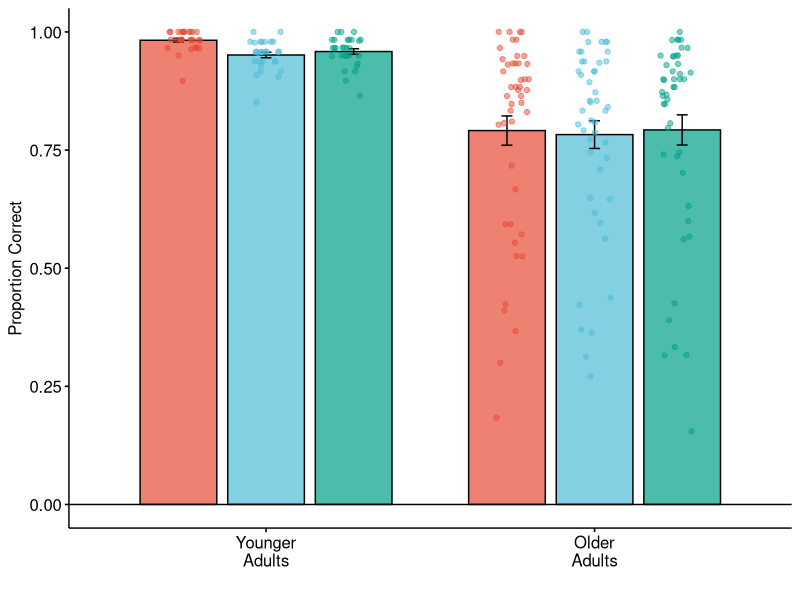
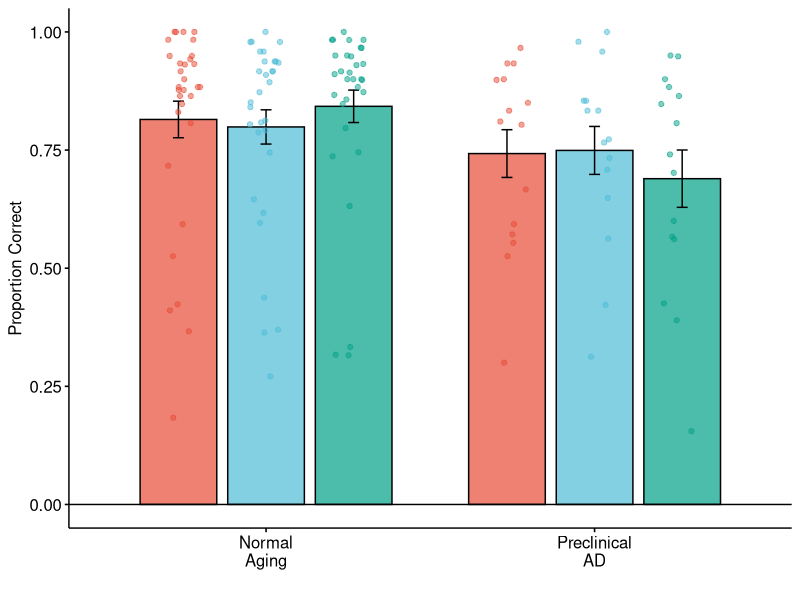
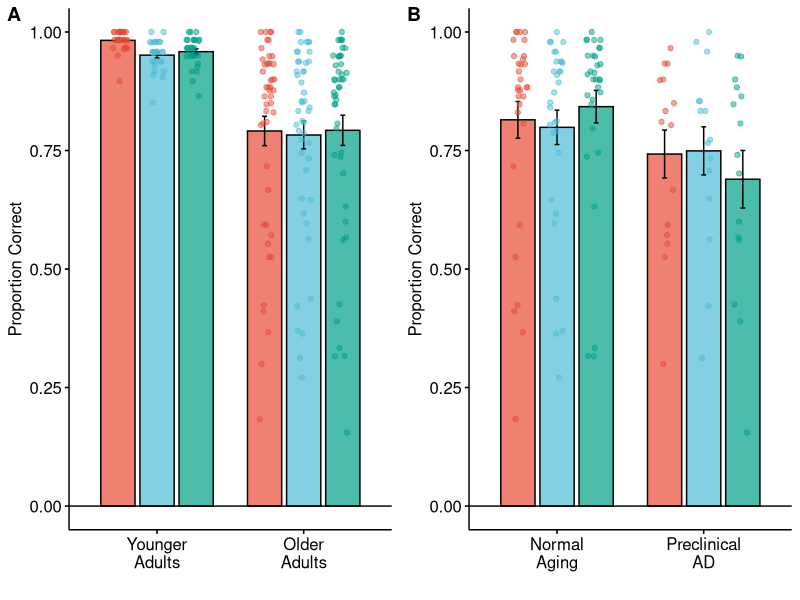
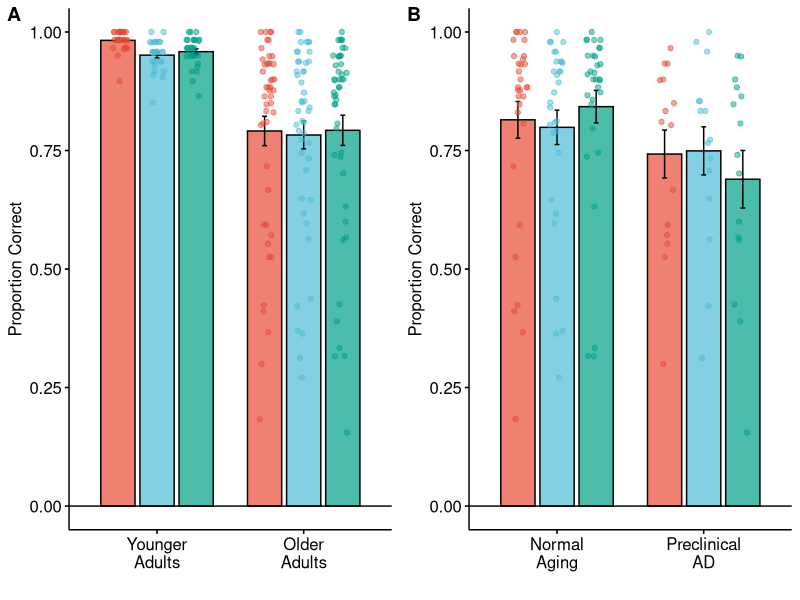

Recreate these plots in R, in order.
## ---- chunk 1
knitr::opts_chunk$set(echo = TRUE)
## ---- chunk 2
# Load Libraries
library(tidyverse) # v2.0.0
library(ggpubr) # v0.6.0
library(rstatix) # v0.7.2
library(lme4) # v1.1.32
library(lmerTest) # v3.1.3
library(lsmeans) #2.30.2

# Set colorscales
npg_pal <- get_palette(palette = 'npg', 3)
npg_RL <- c(npg_pal[1], npg_pal[3])

# Read in data
df <- read_csv('data_sup_fig01-2ab.csv')
df$age_group <- factor(df$age_group, levels = c('Younger\nAdults',
                                                'Older\nAdults'))
df$biomarker_group <- factor(df$biomarker_group, levels = c('Younger\nAdults',
                                                'Normal\nAging',
                                                'Preclinical\nAD'))
## ---- chunk 3
# PANEL A: Stats
print("+---------- Linear Mixed Effects Model ----------+")
learning_mod <- lmer(learning ~ age_group*valence + (1 | subject), 
                   df)
summary(learning_mod)

print("+---------- Post-Hoc Paired T-test Tests ----------+")
emm1 = emmeans(learning_mod, specs = pairwise ~ valence|age_group,
               type = 'repsonse', adjust = 'none')
# No significant pairwise contrasts
#emm1_contrasts <- emm1$contrasts %>% rbind(adjust = 'none')
#emm1_contrasts <- as.data.frame(emm1_contrasts) %>% 
#  separate(col = contrast, into = c('group1', 'group2'), sep = ' - ') %>%
#  filter(p.value < 0.05) %>%
#  mutate(sig = case_when(p.value < 0.05 ~ '*')) %>%
#  add_xy_position(data = df, formula = learning ~ age_group,
#                  x = "age_group", group = 'valence', fun = "mean_se", dodge = 0.8)
emm1$contrasts
## ---- chunk 4
# PANEL A: Memory in YA vs. OA
figA <- ggbarplot(df, 
               x = "age_group", 
               y = "learning", 
               fill = "valence",
               alpha = 0.7,
               palette = "npg", 
               add = "mean_se", 
               xlab = "",
               ylab = "Proportion Correct",
               ylim = c(0, 1.0),
               position = position_dodge(0.8)) +
        geom_hline(yintercept = 0) +
        geom_jitter(aes(color = valence, fill = valence), alpha = 0.5,
              position = position_jitterdodge(0.1))  +
        theme(legend.position = 'none')
figA
## ---- chunk 5
# PANEL B: Stats
print("+---------- Linear Mixed Effects Model ----------+")
learning_mod <- lmer(learning ~ valence*biomarker_group + age + sex + yrs_edu + (1 | subject), 
                   df %>% filter(biomarker_group != 'Younger\nAdults'))
summary(learning_mod)

print("+---------- Post-Hoc Paired T-test Tests ----------+")
emm2 = emmeans(learning_mod, specs = pairwise ~ valence|biomarker_group,
               type = 'repsonse', adjust = 'none')
# No significant pairwise contrasts
#emm1_contrasts <- emm1$contrasts %>% rbind(adjust = 'none')
#emm1_contrasts <- as.data.frame(emm1_contrasts) %>% 
#  separate(col = contrast, into = c('group1', 'group2'), sep = ' - ') %>%
#  filter(p.value < 0.05) %>%
#  mutate(sig = case_when(p.value < 0.05 ~ '*')) %>%
#  add_xy_position(data = df, formula = learning ~ age_group,
#                  x = "age_group", group = 'valence', fun = "mean_se", dodge = 0.8)
emm2$contrasts
## ---- chunk 6
data_B <- df %>% filter(biomarker_group != 'Younger\nAdults')

# PANEL B: Memory for all Conditions
figB <- ggbarplot(data_B, 
               x = "biomarker_group", 
               y = "learning", 
               fill = "valence",
               alpha = 0.7,
               palette = "npg", 
               add = "mean_se", 
               xlab = "",
               ylab = "Proportion Correct",
               ylim = c(0, 1.0),
               position = position_dodge(0.8)) +
        geom_hline(yintercept = 0) +
        geom_jitter(aes(color = valence, fill = valence), alpha = 0.5,
              position = position_jitterdodge(0.1)) +
        theme(legend.position = 'none')
figB
## ---- chunk 7
behavioral_fig <- ggarrange(figA, figB,
          ncol = 2,
          labels = c('A', 'B'))

ggsave(behavioral_fig, filename = 'sup_fig01-2ab.pdf', width = 6.5, height = 2.5, units = 'in')

behavioral_fig
